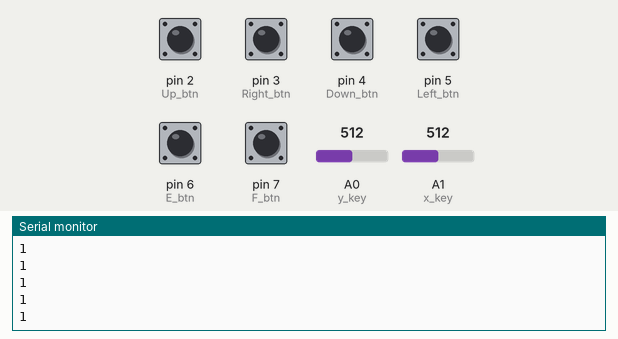
The sketch below on a simulated Arduino Uno, built with avr-gcc and run on an emulated ATmega328P. Shown: the last lines printed to the serial monitor. The test bench sets the inputs (shaded band); at power-on: pin 2 (Up_btn), pin 3 (Right_btn), pin 4 (Down_btn), pin 5 (Left_btn), pin 6 (E_btn), pin 7 (F_btn) HIGH, A0 (y_key) = 512, A1 (x_key) = 512. No radio packets arrive unless stated.

Above: at 1.2 s.
1.3 s: pin 7 (F_btn) pulled LOW for 0.15 s
At 1.8 s:
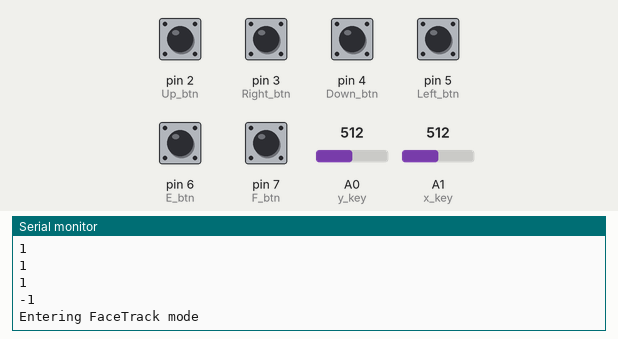
2.9 s: pin 7 (F_btn) pulled LOW for 1 s
At 4.0 s:
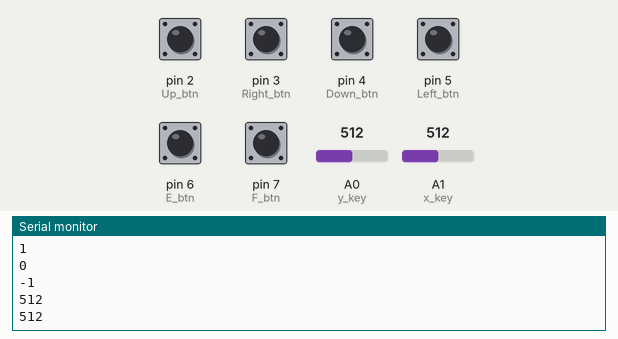
5.4 s: A0 (y_key) set to 716
At 6.2 s:
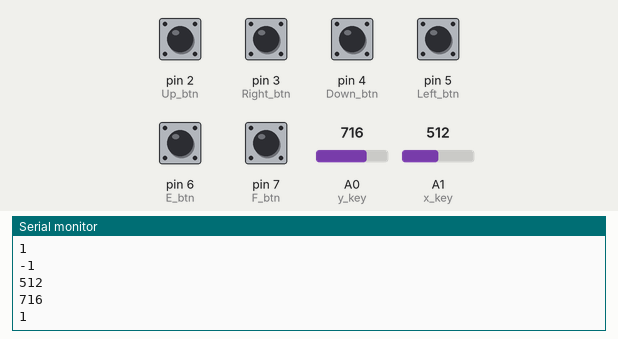
6.9 s: A1 (x_key) set to 306
At 7.5 s:
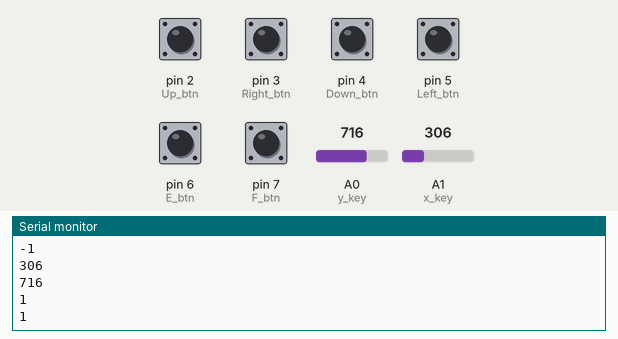
8.4 s: A0 (y_key) set to 900
At 9.1 s:
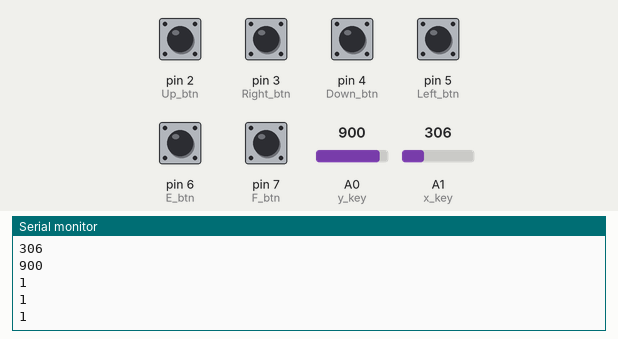
9.9 s: A1 (x_key) set to 122
Timing chart, 0 to 10.8 s (numbered marks = the images above; inputs shaded):
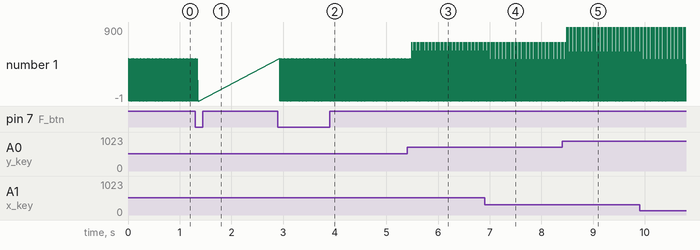

The sketch:

Merged.ino
```cpp
#include <SPI.h>
#include <nRF24L01.h>
#include <RF24.h>
RF24 radio(9, 10); // CE,CSN on JS Shield 9/10
const byte address[6] = "00001";

//Joystick Inputs
int const x_key = A1;
int const y_key = A0;

// Button Inputs
int const Up_btn = 2; // zoom ++
int const Right_btn = 3; // focus ++
int const Down_btn = 4; // zoom --
int const Left_btn = 5; // focus --
int const E_btn = 6;
int const F_btn = 7;
int up_pos;
int right_pos;
int down_pos;
int left_pos;
int e_pos;
int f_pos;

boolean pressed_Up = false;
boolean pressed_Right = false;
boolean pressed_Down = false;
boolean pressed_Left = false;
boolean pressed_E = false;
boolean pressed_F = false;

boolean stillpress = false;
//facetracking variables
float focus;
int x_pos = 512;
int y_pos = 512;

//facetracking structs
struct serdata { //7 bytes
  char c1;  //1
  char c2;  //1
  float control;  //4
  char newline; //1
};

union pcin {
  serdata ser;
  byte dl[7];
};

pcin rcv;
byte rx_array[7];

#define POS_SIZE 9
int pos[POS_SIZE];

void setup() {
  radio.begin();
  radio.openWritingPipe(address);
  radio.setRetries(25, 25);
  radio.setPALevel(RF24_PA_MAX); // in ascending order of Power, MIN, LOW, HIGH, MAX
  radio.stopListening(); // sets this as transmitter
  Serial.begin(9600);

  pinMode (x_key, INPUT) ;
  pinMode (y_key, INPUT) ;

  pinMode(Up_btn, INPUT);
  digitalWrite(Up_btn, HIGH);

  pinMode(Right_btn, INPUT);
  digitalWrite(Right_btn, HIGH);

  pinMode(Down_btn, INPUT);
  digitalWrite(Down_btn, HIGH);

  pinMode(Left_btn, INPUT);
  digitalWrite(Left_btn, HIGH);

  pinMode(E_btn, INPUT);
  digitalWrite(E_btn, HIGH);

  pinMode(F_btn, INPUT);
  digitalWrite(F_btn, HIGH);
}
/*
  @@@JASON@@@@

  Please create a way to send all 8 pieces of information over pos array

  + look at https://github.com/psfree/caps_ard for receiver code to do receiving as well

*/

int count = 50;
boolean forward = true;
boolean first = true;

void loop() {
  x_pos = analogRead (x_key);
  y_pos = analogRead (y_key);
  up_pos = digitalRead (Up_btn);
  right_pos = digitalRead (Right_btn);
  down_pos = digitalRead (Down_btn);
  left_pos = digitalRead (Left_btn);
  e_pos = digitalRead (E_btn);
  f_pos = digitalRead (F_btn);
  if(first) { //wait for buttons to settle
    first = false;
    return;
  }

  if ( (f_pos == 0) && (!stillpress) ) {
    pressed_F = !pressed_F;
    Serial.println("Entering FaceTrack mode");
    stillpress = true;
    delay(10);
  }
  else if (f_pos == 1) stillpress = false;

  if (pressed_F) {
    if (Serial.available() < 7) {
      //radio.write(&pos, sizeof(pos));
      return;
    }
    for (byte i = 0; i < 7; i++) {
      rx_array[i] = Serial.read();
    }
    if (rx_array[6] != '\n') {
      //todo: add timeout
      char c = ' ';
      while (1) {
        if (Serial.available())
          c = Serial.read();
        if (c == '\n') break;
      }
      return;
    }
    for (byte i = 0; i < 7; i++) {
      rcv.dl[i] = rx_array[i];
    }
    char face_y = rcv.ser.c1;
    char face_x = rcv.ser.c2;
    float focus = rcv.ser.control;
    if (face_x == 'r') {
      x_pos = 950;
    }
    else if (face_x == 'l') {
      x_pos = 20;
    }
    else {
      x_pos = 512;
    }

    if (face_y == 'u') {
      y_pos = 950;
    }
    else if (face_y == 'd') {
      y_pos = 20;
    }
    else {
      y_pos = 512;
    }
    for(int i=0; i<POS_SIZE; i++) {
      pos[i] = 1;
    }
    pos[1] = x_pos;
    pos[0] = y_pos;
    pos[8] = -1;
  }
  else {
    pos[0] = x_pos;
    pos[1] = y_pos;
    pos[2] = up_pos;
    pos[3] = right_pos;
    pos[4] = down_pos;
    pos[5] = left_pos;
    pos[6] = e_pos;
    pos[7] = f_pos;
    pos[8]=-1;
  }
  Serial.println(x_pos);
  Serial.println(y_pos);
  Serial.println(pos[2]);
  Serial.println(right_pos);
  Serial.println(pos[4]);
  Serial.println(left_pos);
  Serial.println(e_pos);
  Serial.println(f_pos);
  Serial.println(pos[8]);

  radio.write(&pos, sizeof(pos));
  //dio.write(&y_pos, sizeof(y_pos));

}
```

Measured:
- after the input at 1.3 s, the serial monitor: prints a new line after 0.07 s (image 1)
- after the input at 2.9 s, the serial monitor: prints a new line after 0.05 s (image 2)
- after the input at 5.4 s, the serial monitor: prints a new line after 0.09 s (image 3)
- after the input at 6.9 s, the serial monitor: prints a new line after 0.09 s (image 4)
- after the input at 8.4 s, the serial monitor: prints a new line after 0.09 s (image 5)
